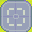

Tiled map render using the project's own tile images. Description and the whole map definition, tile-layer contents included, below:
An orthogonal 2x2 tile map with 16x16 px tiles, 1 tile layer (Tile Layer 1).

<map version="1.5" tiledversion="1.7.2" orientation="orthogonal" renderorder="right-down" width="2" height="2" tilewidth="16" tileheight="16" infinite="0" nextlayerid="2" nextobjectid="1">
 <tileset firstgid="1" name="aw2.png" tilewidth="16" tileheight="16" tilecount="512" columns="32">
  <image source="aw2.png" trans="ffffff" width="512" height="256" />
 </tileset>
 <layer id="1" name="Tile Layer 1" width="2" height="2">
  <data>
   <tile gid="66" />
   <tile gid="67" />
   <tile gid="97" />
   <tile gid="99" />
  </data>
 </layer>
</map>